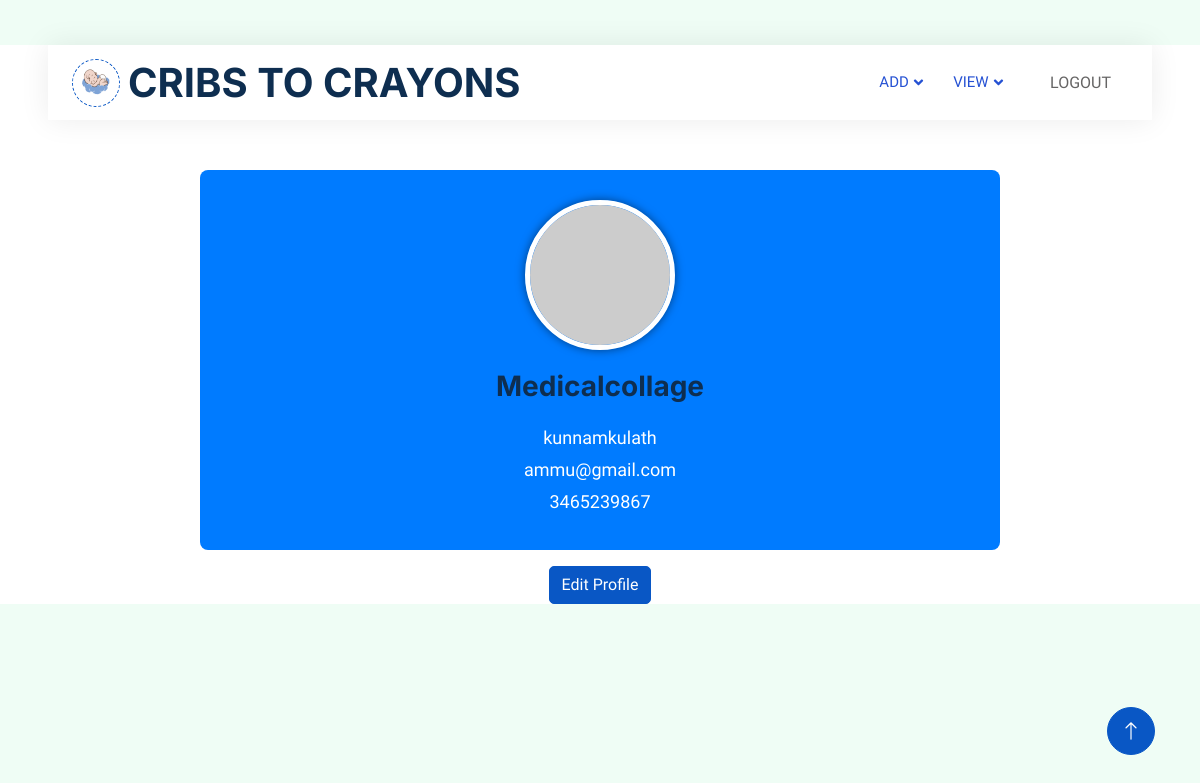
/hospitalprofile (signed in), run on the app's committed database.
### app1/models.py (models this page shows, shortened)
class Hospital(models.Model):
    login_id=models.ForeignKey(LoginUser,on_delete=models.CASCADE)
    hospital_name=models.CharField(max_length=20)
    Address=models.CharField(max_length=50)
    Email=models.EmailField()
    phone=models.IntegerField()
    licence_proof=models.FileField(upload_to='licence')

### app1/views.py (the view)
# urls.py: path('hospitalprofile',views.hospital_profile,name="hospitalprofile"),
def hospital_profile(request):
    log_id=LoginUser.objects.get(id=request.user.id)
    hospital=Hospital.objects.get(login_id=log_id)
    context={
        'hospital':hospital
    }
    return render(request,'Hospital/hospitalprofile.html',context)

### template/Hospital/hospitalprofile.html (shortened to what this page needs)
<!DOCTYPE html>
<html lang="en">
{% load static %}
<head>
    <link href="https://cdnjs.cloudflare.com/ajax/libs/font-awesome/5.10.0/css/all.min.css" rel="stylesheet">
    <link href="https://cdn.jsdelivr.net/npm/bootstrap-icons@1.4.1/font/bootstrap-icons.css" rel="stylesheet">
    <link href="{% static 'js/animate.min.css' %}" rel="stylesheet">
    <link href="{% static 'js/owl.carousel.min.css' %}" rel="stylesheet">
    <link href="{% static 'css/bootstrap.min.css' %}" rel="stylesheet">
    <link href="{% static 'css/style.css' %}" rel="stylesheet">
</head>
<body>
    <div class="container-xxl bg-white p-0">
        <div class="container-fluid nav-bar bg-transparent">
            <nav class="navbar navbar-expand-lg bg-white navbar-light py-0 px-4">
                <a href="index.html" class="navbar-brand d-flex align-items-center text-center">
                    <div class="icon p-2 me-2">
                        <img class="img-fluid" src="{% static 'img/logo.gif' %}" alt="Icon" style="width: 30px; height: 30px;">
                    </div>
                    <h1 class="m-0 " >CRIBS TO CRAYONS</h1>
                </a>
                <div class="collapse navbar-collapse" id="navbarCollapse">
                    <div class="navbar-nav ms-auto">
                        <div class="nav-item dropdown">
                            <a href="#" class="nav-link dropdown-toggle" data-bs-toggle="dropdown">ADD</a>
                        </div>
                        <div class="nav-item dropdown">
                          <a href="#" class="nav-link dropdown-toggle" data-bs-toggle="dropdown">VIEW</a>
                      </div>
                    </div>
                    <a href="{% url 'login'%}" class="btn  px-3 d-none d-lg-flex" >LOGOUT</a>
                </div>
            </nav>
        </div>
<div class="profile-container">
  <div class="profile-header text-center">
    <img src="https://via.placeholder.com/150" alt="Profile Picture" class="profile-picture">
    <h1 class="profile-name">{{ hospital.hospital_name }}</h1>
    <div class="profile-details">
      <p>{{ hospital.Address }}</p>
      <p>{{ hospital.Email }}</p>
      <p>{{ hospital.phone }}</p>
    </div>
  </div>
  <div class="text-center mt-3">
    <a href="{% url 'edithospital'%}" class="btn btn-primary">Edit Profile</a>
  </div>
</div>
<a href="#" class="btn btn-lg btn-primary btn-lg-square back-to-top"><i class="bi bi-arrow-up"></i></a>
</div>
</body>
</html>

### static/css/style.css (style rules this page uses)
:root { --primary: #0957c5; --secondary: #2264ff; --light: #EFFDF5; --dark: #2551d3; }
.back-to-top { position: fixed; display: none; right: 45px; bottom: 45px; z-index: 99; }
.btn { transition: .5s; }
.btn.btn-primary, .btn.btn-secondary { color: #FFFFFF; }
.btn-lg-square { width: 48px; height: 48px; }
.btn-square, .btn-sm-square, .btn-lg-square { padding: 0; display: flex; align-items: center; justify-content: center; font-weight: normal; border-radius: 50px; }
.nav-bar { position: relative; margin-top: 45px; padding: 0 3rem; transition: .5s; z-index: 9999; }
.navbar { box-shadow: 0 0 30px rgba(0, 0, 0, .08); }
.navbar .dropdown-toggle::after { border: none; content: "\f107"; font-family: "Font Awesome 5 Free"; font-weight: 900; vertical-align: middle; margin-left: 5px; transition: .5s; }
.navbar-light .navbar-nav .nav-link { margin-right: 30px; padding: 25px 0; color: #5288e0; font-size: 15px; text-transform: uppercase; outline: none; }
.navbar-light .navbar-brand { height: 75px; }
.navbar-light .navbar-nav .nav-link { color: var(--dark); font-weight: 500; }
.icon { padding: 15px; display: inline-flex; align-items: center; justify-content: center; background: #FFFFFF !important; border-radius: 50px; border: 1px dashed var(--primary) !important; }

### template/Hospital/hospitalprofile.html (style rules this page uses)
.profile-container { max-width: 800px; margin: 50px auto; }
.profile-header { background-color: #007bff; color: #fff; padding: 30px 20px; border-radius: 8px; }
.profile-picture { width: 150px; height: 150px; border-radius: 50%; border: 5px solid #fff; box-shadow: 0px 0px 10px rgba(0, 0, 0, 0.5); }
.profile-name { font-size: 28px; margin-top: 20px; }
.profile-details { margin-top: 20px; }
.profile-details p { font-size: 18px; margin-bottom: 5px; }

### data on the page
Hospital: hospital_name "Medicalcollage", Address "kunnamkulath", Email "ammu@gmail.com", phone "3465239867"
